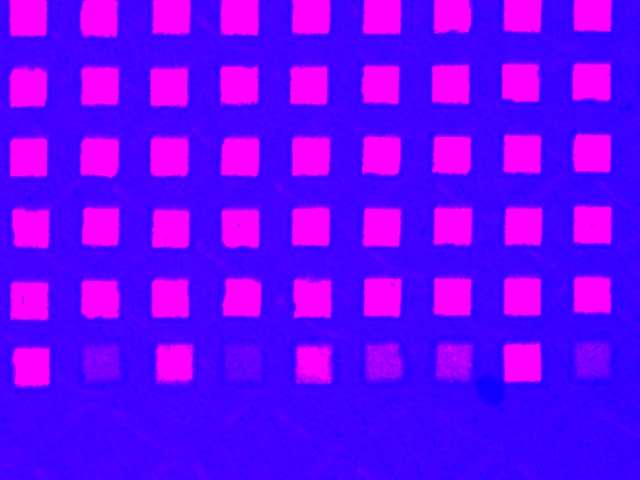
#> input picture defect_detection/data/IMG001.jpg, 640 x 480 px; its folder holds only this picture in this run
$ python -i defect_detection.py   (imports and definitions only)   (older library calls are emulated)
#> lines starting #> are read from the running program, lines starting #| are printed output that depends on the picture; after the words box and inside, x2 and y2 are one past the last pixel; in counts of white or black regions, pixels touching at a corner belong together
# M11015Q02 柯元豪
import cv2
from glob import glob
import os
import copy
from matplotlib import pyplot as plt

def get_contours(image):
    sobelX, sobelY = cv2.Sobel(image,cv2.CV_16S,1,0), cv2.Sobel(image,cv2.CV_16S,0,1)
    abs_sobelX, abs_sobelY = cv2.convertScaleAbs(sobelX), cv2.convertScaleAbs(sobelY)
    combined_sobel = cv2.addWeighted(abs_sobelX, 0.5, abs_sobelY, 0.5, 0)
    contours,_ = cv2.findContours(combined_sobel, cv2.RETR_EXTERNAL, cv2.CHAIN_APPROX_SIMPLE)
    return contours, abs_sobelX, abs_sobelY, combined_sobel

def find_rectangle(contours,height,weight,step=1):
    rectangles = []
    not_rectangles = []
    centers = []
    areas = []
    for i in range(len(contours)):
        # epsilon = \* cv2.arcLength(contours[i],True)
        approx = cv2.approxPolyDP(contours[i],20,True)
        corners = len(approx)
        mm = cv2.moments(contours[i])
        cx = int(mm['m10'] / mm['m00'])
        cy = int(mm['m01'] / mm['m00'])
        area = cv2.contourArea(contours[i])
        if step == 2:
            if cx < 30 or cx > (weight - 30) or cy < 25 or cy > (height - 25):
                continue
        if corners == 4 and area > 1000.0:
            rectangles.append(contours[i])
            centers.append((cx,cy))
            areas.append(area)
        elif corners > 4 and area > 50:
            not_rectangles.append(contours[i])
        else:
            if step == 2:
                if area > 600:
                    rectangles.append(contours[i])
                    centers.append((cx,cy))
                    areas.append(area)

    return rectangles, not_rectangles, centers, areas

def app(filename):
#> called with filename = 'defect_detection/data/IMG001.jpg'
    print(filename)
    # 讀取圖片並轉成灰階
    image = cv2.imread(filename)
#> image is the input picture: shape (480, 640, 3); mean B, G, R 254.1, 0.6, 105.5
    IMAGE_HEIGHT = image.shape[0]
    IMAGE_WEIGHT = image.shape[1]
    # image = cv2.cvtColor(image,cv2.COLOR_BGR2GRAY)
    imageR = image[:,:,-1]
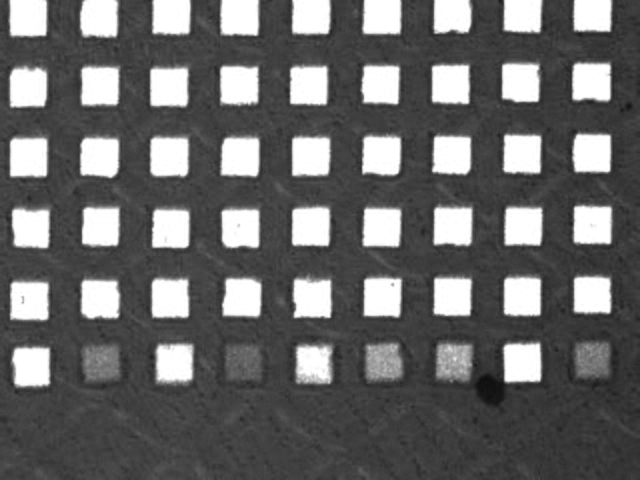
#> imageR: shape (480, 640); min 13, max 255, mean 105.5
    temp_imageR = copy.deepcopy(imageR)

    _, thr = cv2.threshold(temp_imageR,150,255,cv2.THRESH_BINARY)
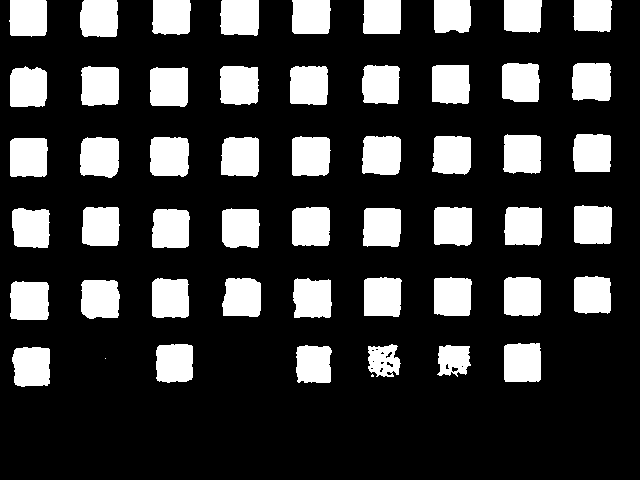
#> thr: shape (480, 640); 22.4% white; 53 white regions (2 under 20 px), largest, box (x1, y1, x2, y2) and area: (150, 137, 189, 177) 1457, (292, 136, 331, 176) 1445, (150, 67, 188, 107) 1440
    _, thr2 = cv2.threshold(temp_imageR,90,255,cv2.THRESH_BINARY)
#> thr2: shape (480, 640); 26.7% white; 70 white regions (15 under 20 px), largest, box (x1, y1, x2, y2) and area: (149, 134, 190, 178) 1680, (9, 132, 49, 178) 1677, (9, 278, 50, 322) 1654

    contours_abnormal,sobelX_abnormal,sobelY_abnormal,sobel_abnormal = get_contours(thr)
#> in get_contours, `contours,_ = cv2.findContours(combined_sobel, cv2.RETR_EXTERNAL, cv2.C..`: contours = 52 contours, 1 with area under 20; largest, box (x1, y1, x2, y2) and area: (149, 136, 190, 178) 1554, (291, 135, 332, 177) 1536, (79, 136, 120, 179) 1535, (149, 66, 189, 108) 1528, (291, 206, 331, 247) 1527
#> contours_abnormal has the same summary as contours in get_contours
    contours_normal,_,_,_ = get_contours(thr2)
#> in get_contours (call 2), `combined_sobel = cv2.addWeighted(abs_sobelX, 0.5, abs_sobelY, 0.5, 0)`:
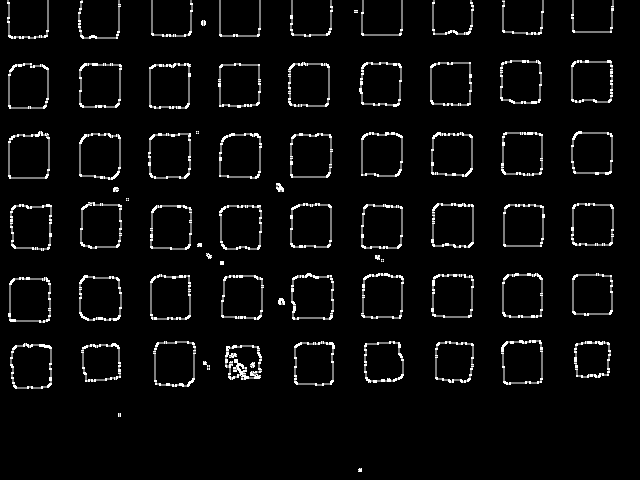
#> combined_sobel: shape (480, 640); min 0, max 255, mean 11
#> in get_contours (call 2), `contours,_ = cv2.findContours(combined_sobel, cv2.RETR_EXTERNAL, cv2.C..`: contours = 69 contours, 13 with area under 20; largest, box (x1, y1, x2, y2) and area: (148, 133, 191, 179) 1788, (8, 131, 50, 179) 1778, (8, 277, 51, 323) 1758, (291, 273, 334, 320) 1754, (79, 63, 122, 108) 1750
#> contours_normal has the same summary as contours in get_contours

    abnormal_rectangles, abnormal_not_rectangles, abnormal_centers, abnormal_areas = find_rectangle(contours_abnormal,IMAGE_HEIGHT,IMAGE_WEIGHT)
#> the loop in find_rectangle, `for i in range(len(contours)):` made 52 passes
#> (approx, corners, cx, cy, area) on passes 2 to 7: ([[15, 347], [14, 385], [48, 386], [50, 348]], 4, 31, 366, 1471), ([[438, 345], [436, 375], [466, 375], [470, 345]], 4, 453, 359, 960.5), ([[296, 346], [296, 382], [330, 383], [331, 347]], 4, 313, 363, 1331), ([[397, 344], [367, 345], [370, 377], [399, 375]], 4, 383, 360, 984.5), ([[158, 344], [156, 381], [192, 380], [193, 345]], 4, 174, 362, 1437.5), ([[504, 344], [504, 382], [539, 382], [540, 342]], 4, 522, 362, 1488.5)
#> after the loop in find_rectangle, `for i in range(len(contours)):`: areas = 40 values, max 1554 at index 24, min 1331 at index 1, mean 1486; centers = 40 pairs, first value 27 to 592, second value 81 to 366; not_rectangles = 9 contours; largest, box (x1, y1, x2, y2) and area: (79, 0, 119, 38) 138, (151, 0, 192, 36) 132, (219, 0, 260, 37) 128, (572, 0, 613, 33) 124, (433, 0, 472, 34) 121; rectangles = 40 contours; largest, box (x1, y1, x2, y2) and area: (149, 136, 190, 178) 1554, (291, 135, 332, 177) 1536, (79, 136, 120, 179) 1535, (149, 66, 189, 108) 1528, (291, 206, 331, 247) 1527
#> abnormal_rectangles has the same summary as rectangles in find_rectangle; abnormal_not_rectangles has the same summary as not_rectangles in find_rectangle; abnormal_centers has the same summary as centers in find_rectangle; abnormal_areas has the same summary as areas in find_rectangle
    _,_,normal_centers, normal_areas = find_rectangle(contours_normal,IMAGE_HEIGHT,IMAGE_WEIGHT)
#> the loop in find_rectangle (call 2), `for i in range(len(contours)):` made 69 passes
#> (approx, corners, cx, cy, area) on passes 4 to 9: ([[226, 346], [230, 379], [260, 377], [258, 346]], 4, 243, 361, 1068.5), ([[118, 345], [82, 347], [85, 381], [120, 377]], 4, 100, 361, 1296.5), ([[15, 345], [13, 386], [48, 387], [51, 347]], 4, 31, 365, 1702), ([[575, 344], [576, 376], [608, 375], [608, 342]], 4, 591, 358, 1168.5), ([[438, 342], [435, 378], [468, 381], [473, 344]], 4, 453, 361, 1416), ([[399, 342], [365, 343], [368, 382], [402, 377]], 4, 382, 361, 1433.5)
#> after the loop in find_rectangle (call 2), `for i in range(len(contours)):`: areas = 45 values, max 1787.5 at index 29, min 1068.5 at index 0, mean 1655.2; centers = 45 pairs, first value 27 to 592, second value 81 to 365; not_rectangles = 9 contours; largest, box (x1, y1, x2, y2) and area: (78, 0, 121, 39) 143, (7, 0, 49, 39) 137, (432, 0, 474, 35) 135, (290, 0, 333, 37) 129, (151, 0, 193, 37) 127; rectangles = 45 contours; largest, box (x1, y1, x2, y2) and area: (148, 133, 191, 179) 1788, (8, 131, 50, 179) 1778, (8, 277, 51, 323) 1758, (291, 273, 334, 320) 1754, (79, 63, 122, 108) 1750
#> normal_centers has the same summary as centers in find_rectangle; normal_areas has the same summary as areas in find_rectangle

    draw_abnormal = copy.deepcopy(image)
    cv2.drawContours(draw_abnormal,contours_normal,-1,(0,255,0),4)
    cv2.drawContours(draw_abnormal,abnormal_rectangles,-1,(0,0,255),8)
    cv2.drawContours(draw_abnormal,abnormal_not_rectangles,-1,(0,255,255),4)
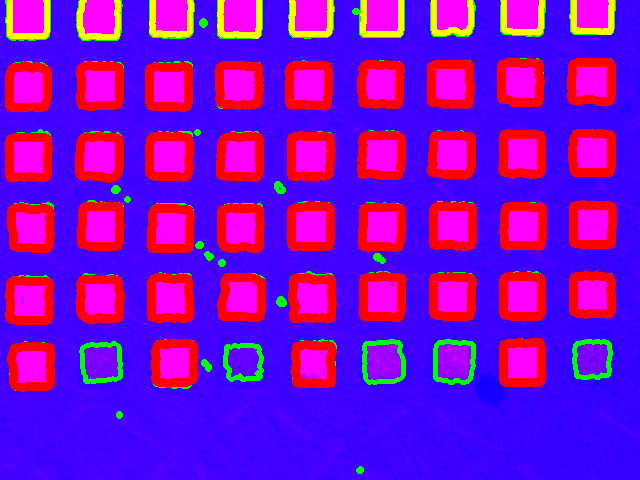
#> draw_abnormal: shape (480, 640, 3); mean B, G, R 200.5, 10.2, 126.7
    print(len(contours_abnormal),len(contours_normal))
#| 52 69
    _, thr3 = cv2.threshold(draw_abnormal[:,:,1],5,255,cv2.THRESH_BINARY)
#> thr3: shape (480, 640); 3.9% white; 208 white regions (174 under 20 px), largest, box (x1, y1, x2, y2) and area: (76, 0, 123, 41) 797, (352, 0, 405, 38) 794, (5, 0, 51, 41) 789
    contours_final,_,_,_ = get_contours(thr3)
#> in get_contours (call 3), `sobelX, sobelY = cv2.Sobel(image,cv2.CV_16S,1,0), cv2.Sobel(image,cv2...`:
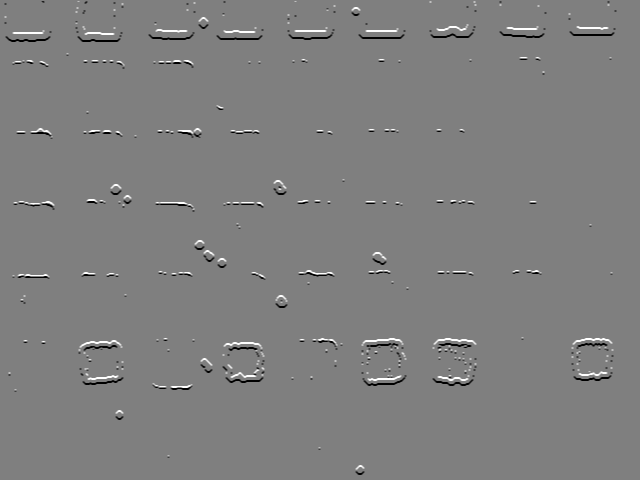
#> sobelY: shape (480, 640) int16; min -1020, max 1020, mean -0.9; drawn with min black and max white
#> in get_contours (call 3), `combined_sobel = cv2.addWeighted(abs_sobelX, 0.5, abs_sobelY, 0.5, 0)`:
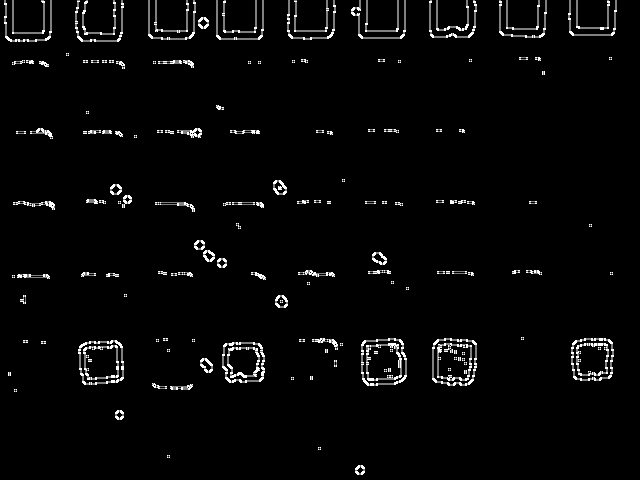
#> combined_sobel: shape (480, 640); min 0, max 255, mean 7.1
#> in get_contours (call 3), `contours,_ = cv2.findContours(combined_sobel, cv2.RETR_EXTERNAL, cv2.C..`: contours = 141 contours, 74 with area under 20; largest, box (x1, y1, x2, y2) and area: (361, 338, 407, 386) 1914, (432, 338, 477, 386) 1894, (78, 340, 124, 385) 1762, (571, 338, 614, 381) 1613, (222, 342, 265, 383) 1524
#> contours_final has the same summary as contours in get_contours
    final_rectangles, final_not_rectangles, final_centers, final_areas = find_rectangle(contours_final,IMAGE_HEIGHT,IMAGE_WEIGHT,2)
    print('final contour centers: ',final_centers)
#| final contour centers:  [(243, 361), (100, 361), (591, 358), (453, 361), (382, 361)]
    print('-----------------------------------------------')
    print('final contour areas: ',final_areas)
#| final contour areas:  [1524.0, 1761.5, 1613.0, 1893.5, 1914.0]

    final_result = copy.deepcopy(image)
    cv2.drawContours(final_result,final_rectangles,-1,(0,255,0),5)
    cv2.drawContours(final_result,abnormal_rectangles,-1,(255,255,255),5)

    plt.subplot(331),plt.imshow(cv2.merge([imageR,image[:,:,1],image[:,:,0]]))
    plt.title('Origin image'), plt.xticks([]), plt.yticks([])
    plt.subplot(332),plt.imshow(temp_imageR, cmap='gray')
    plt.title('Red channel'), plt.xticks([]), plt.yticks([])
    plt.subplot(333),plt.imshow(thr, cmap='gray')
    plt.title('Threshold'), plt.xticks([]), plt.yticks([])
    plt.subplot(334),plt.imshow(sobelX_abnormal, cmap='gray')
    plt.title('SobelX'), plt.xticks([]), plt.yticks([])
    plt.subplot(335),plt.imshow(sobelY_abnormal, cmap='gray')
    plt.title('SobelY'), plt.xticks([]), plt.yticks([])
    plt.subplot(336),plt.imshow(sobel_abnormal, cmap='gray')
    plt.title('Sobel_combined'), plt.xticks([]), plt.yticks([])
    plt.subplot(337),plt.imshow(cv2.merge([draw_abnormal[:,:,-1],draw_abnormal[:,:,1],draw_abnormal[:,:,0]]))
    plt.title('Abnormal boundary'), plt.xticks([]), plt.yticks([])
    plt.subplot(338),plt.imshow(thr3, cmap='gray')
    plt.title('Threshold3'), plt.xticks([]), plt.yticks([])
    plt.subplot(339),plt.imshow(cv2.merge([final_result[:,:,-1],final_result[:,:,1],final_result[:,:,0]]))
    plt.title('Final'), plt.xticks([]), plt.yticks([])
    # plt.show()
    plt.savefig(f'./output/Result_{filename}')
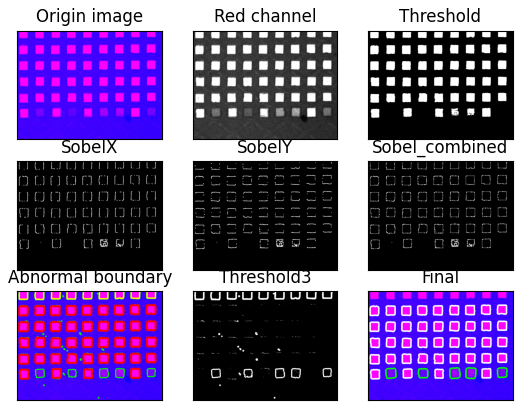
#> figure drawn by matplotlib, 9 panels

# [5 lines not run here, left out]

>>> result = app('defect_detection/data/IMG001.jpg')

$ run again, on defect_detection/data/IMG002.jpg
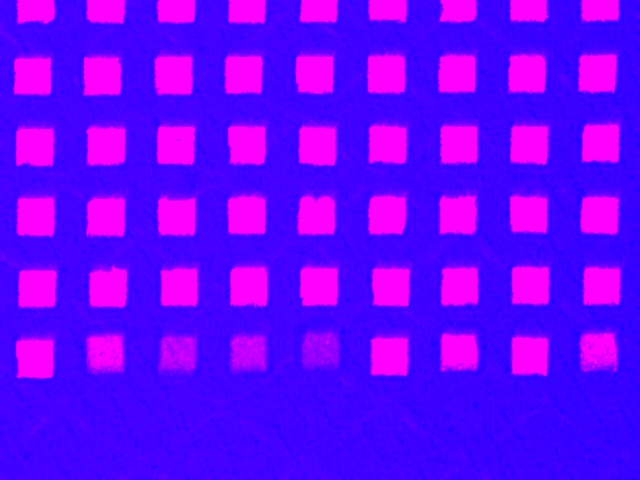
#> input picture defect_detection/data/IMG002.jpg, 640 x 480 px
#> in app, image is the input picture: shape (480, 640, 3); mean B, G, R 254.1, 0.6, 105.7
#> in app, `_, thr = cv2.threshold(temp_imageR,150,255,cv2.THRESH_BINARY)`:
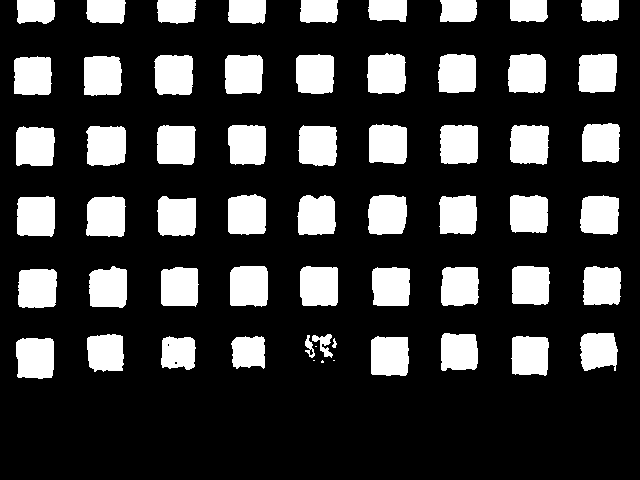
#> thr: shape (480, 640); 22.3% white; 60 white regions (4 under 20 px), largest, box (x1, y1, x2, y2) and area: (230, 266, 268, 307) 1477, (86, 196, 126, 237) 1464, (86, 126, 126, 166) 1462
#> thr2: shape (480, 640); 27.1% white; 70 white regions (15 under 20 px), largest, box (x1, y1, x2, y2) and area: (15, 332, 57, 380) 1785, (86, 190, 127, 238) 1771, (16, 191, 57, 238) 1762
#> abs_sobelX: shape (480, 640); 4% white in thin lines or dots, all inside (x1, y1, x2, y2) = (13, 0, 622, 380)
#> abs_sobelY: shape (480, 640); 3.7% white in thin lines or dots, all inside (x1, y1, x2, y2) = (13, 1, 622, 380)
#> contours = 55 contours, 1 with area under 20; largest, box (x1, y1, x2, y2) and area: (229, 265, 269, 308) 1568, (85, 125, 127, 167) 1566, (85, 195, 127, 238) 1560, (153, 54, 194, 96) 1552, (16, 195, 56, 238) 1545
#> contours_abnormal has the same summary as contours in get_contours
#> abs_sobelX: shape (480, 640); 4.8% white in thin lines or dots, all inside (x1, y1, x2, y2) = (1, 0, 623, 422)
#> abs_sobelY: shape (480, 640); 4.3% white in thin lines or dots, all inside (x1, y1, x2, y2) = (0, 1, 623, 422)
#> contours = 67 contours, 10 with area under 20; largest, box (x1, y1, x2, y2) and area: (14, 331, 58, 381) 1901, (85, 189, 128, 239) 1884, (15, 190, 58, 239) 1878, (298, 259, 342, 309) 1872, (87, 262, 130, 310) 1862
#> contours_normal has the same summary as contours in get_contours
#> the loop in find_rectangle, `for i in range(len(contours)):` made 55 passes
#> (approx, corners, cx, cy, area) on passes 2 to 7: ([[17, 339], [16, 377], [52, 378], [53, 338]], 4, 34, 357, 1542), ([[512, 336], [511, 374], [546, 376], [548, 337]], 4, 529, 355, 1456), ([[371, 338], [370, 374], [406, 376], [408, 336]], 4, 389, 355, 1507.5), ([[235, 336], [232, 367], [264, 369], [264, 336]], 4, 248, 351, 1062), ([[162, 337], [161, 368], [195, 367], [193, 337]], 4, 177, 352, 1096.5), ([[331, 333], [306, 334], [312, 361]], 3, 319, 344, 578.5)
#> after the loop in find_rectangle, `for i in range(len(contours)):`: areas = 44 values, max 1567.5 at index 15, min 1062 at index 3, mean 1475.3; centers = 44 pairs, first value 32 to 601, second value 72 to 357; not_rectangles = []; rectangles = 44 contours; largest, box (x1, y1, x2, y2) and area: (229, 265, 269, 308) 1568, (85, 125, 127, 167) 1566, (85, 195, 127, 238) 1560, (153, 54, 194, 96) 1552, (16, 195, 56, 238) 1545
#> abnormal_rectangles has the same summary as rectangles in find_rectangle; abnormal_not_rectangles = []; abnormal_centers has the same summary as centers in find_rectangle; abnormal_areas has the same summary as areas in find_rectangle
#> the loop in find_rectangle (call 2), `for i in range(len(contours)):` made 67 passes
#> (approx, corners, cx, cy, area) on passes 3 to 8: ([[515, 332], [510, 374], [546, 377], [550, 336]], 4, 529, 354, 1728), ([[164, 331], [158, 374], [191, 376], [198, 333]], 4, 177, 353, 1643.5), ([[54, 332], [15, 339], [16, 379], [54, 377]], 4, 35, 355, 1901), ([[231, 334], [230, 372], [265, 372], [267, 334]], 4, 248, 352, 1553), ([[88, 333], [87, 372], [123, 374], [124, 331]], 4, 105, 352, 1740), ([[405, 329], [369, 338], [370, 376], [408, 376]], 4, 389, 354, 1808)
#> after the loop in find_rectangle (call 2), `for i in range(len(contours)):`: areas = 45 values, max 1901 at index 2, min 1446.5 at index 6, mean 1775.7; centers = 45 pairs, first value 32 to 601, second value 71 to 355; not_rectangles = 1 contour; box (x1, y1, x2, y2) and area: (15, 0, 58, 26) 117; rectangles = 45 contours; largest, box (x1, y1, x2, y2) and area: (14, 331, 58, 381) 1901, (85, 189, 128, 239) 1884, (15, 190, 58, 239) 1878, (298, 259, 342, 309) 1872, (87, 262, 130, 310) 1862
#> normal_centers has the same summary as centers in find_rectangle; normal_areas has the same summary as areas in find_rectangle
#| 55 67
#> thr3: shape (480, 640); 3.3% white; 162 white regions (90 under 20 px), largest, box (x1, y1, x2, y2) and area: (298, 327, 343, 373) 704, (296, 0, 342, 35) 581, (13, 0, 60, 28) 532
#> abs_sobelX: shape (480, 640); 3% white in thin lines or dots, all inside (x1, y1, x2, y2) = (1, 0, 626, 425)
#> abs_sobelY: shape (480, 640); 3.8% white in thin lines or dots, all inside (x1, y1, x2, y2) = (0, 1, 626, 425)
#> contours = 135 contours, 49 with area under 20; largest, box (x1, y1, x2, y2) and area: (297, 326, 344, 374) 1936, (0, 250, 62, 270) 320, (154, 362, 198, 380) 254, (226, 327, 272, 360) 220, (374, 257, 416, 269) 204
#> contours_final has the same summary as contours in get_contours
#| final contour centers:  [(320, 349)]
#| final contour areas:  [1935.5]
#> in app, `cv2.drawContours(final_result,abnormal_rectangles,-1,(255,255,255),5)`:
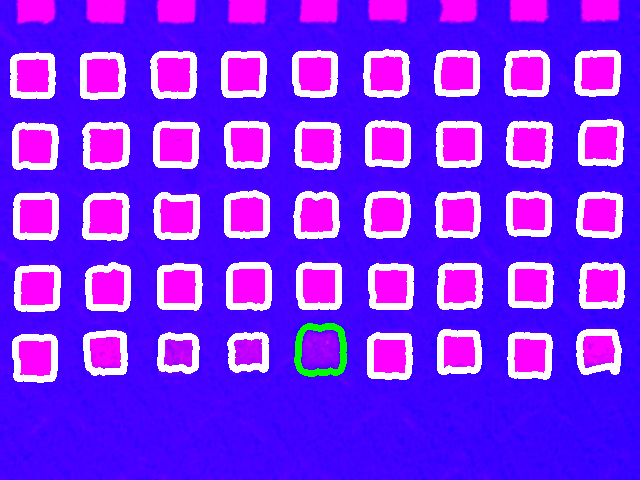
#> final_result: shape (480, 640, 3); mean B, G, R 253.5, 38.6, 123
